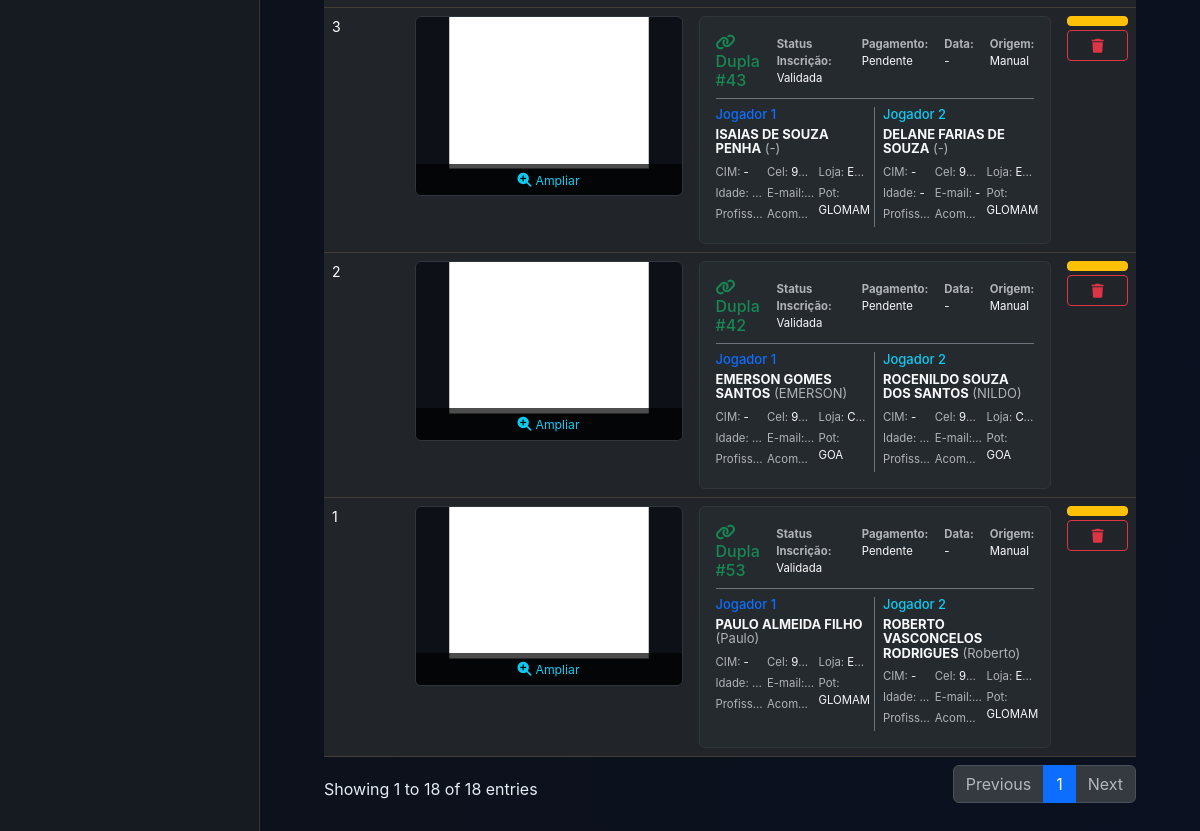
/fichas/ (lower part), run on an earlier commit of the app's database.
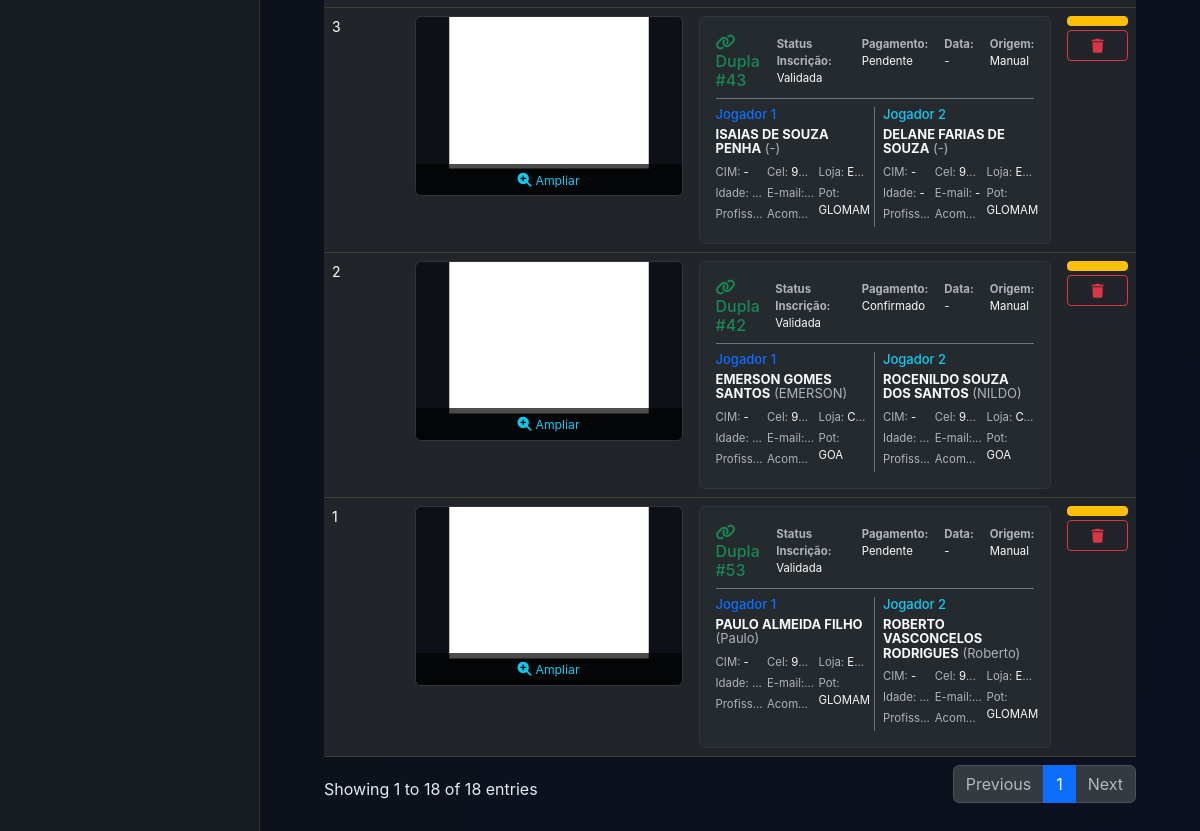
And on a later commit of the database.
### dashboard/models.py (models this page shows, shortened)
class FichaInscricao(models.Model):
    arquivo = models.FileField('Ficha Digitalizada', upload_to=upload_ficha_path)
    data_upload = models.DateTimeField(auto_now_add=True)

class Dupla(models.Model):
    STATUS_CHOICES = [
        ('Pendente', 'Pendente'),
        ('Confirmado', 'Confirmado'),
    ]
    STATUS_INSCRICAO_CHOICES = [
        ('Pendente', 'Pendente'),
        ('Validada', 'Validada'),
        ('Inscrita', 'Inscrita'),
        ('Cancelada', 'Cancelada'),
        ('Teste', 'Teste'),
        ('Impugnada', 'Impugnada'),
        ('Eliminada', 'Eliminada'),
    ]
    status_inscricao = models.CharField(
        'Status da Inscrição',
        max_length=20,
        choices=STATUS_INSCRICAO_CHOICES,
        default='Pendente'
    )
    purgado = models.BooleanField('Registro Purgado?', default=False, help_text='Marcado quando o usuário deleta a inscrição na UI')
    origem = models.CharField(
        'Origem da Inscrição',
        max_length=50,
        choices=[('Eletrônico', 'Eletrônico (Google Forms)'), ('Manual', 'Ficha Manual (Física)')],
        default='Eletrônico'
    )
    data_hora = models.CharField('Data da Inscrição', max_length=100, blank=True, null=True)
    nome_jogador1 = models.CharField(max_length=200, verbose_name="Nome J1")
    apelido_jogador1 = models.CharField(max_length=100, blank=True, null=True, verbose_name="Apelido J1")
    cim_jogador1 = models.CharField(max_length=50, blank=True, null=True, verbose_name="CIM J1")
    idade_jogador1 = models.PositiveIntegerField('Idade J1', blank=True, null=True)
    profissao_jogador1 = models.CharField('Profissão J1', max_length=150, blank=True, null=True)
    telefone_jogador1 = models.CharField('Telefone J1', max_length=20, blank=True, null=True)
    email_jogador1 = models.EmailField('E-mail J1', blank=True, null=True)
    potencia_jogador1 = models.ForeignKey('Potencia', on_delete=models.SET_NULL, null=True, blank=True, related_name='jogadores1')
    loja_jogador1 = models.CharField('Loja Jogador 1', max_length=200, blank=True, null=True)
    nome_jogador2 = models.CharField('Nome Jogador 2', max_length=200, blank=True, null=True)
    apelido_jogador2 = models.CharField('Apelido J2', max_length=100, blank=True, null=True)
    cim_jogador2 = models.CharField(max_length=50, blank=True, null=True, verbose_name="CIM J2")
    idade_jogador2 = models.PositiveIntegerField('Idade J2', blank=True, null=True)
    profissao_jogador2 = models.CharField('Profissão J2', max_length=150, blank=True, null=True)
    telefone_jogador2 = models.CharField('Telefone J2', max_length=20, blank=True, null=True)
    email_jogador2 = models.EmailField('E-mail J2', blank=True, null=True)
    potencia_jogador2 = models.ForeignKey('Potencia', on_delete=models.SET_NULL, null=True, blank=True, related_name='jogadores2')
    loja_jogador2 = models.CharField('Loja Jogador 2', max_length=200, blank=True, null=True)
    acompanhantes_j1_adultos = models.PositiveIntegerField('Adultos J1', default=0)
    acompanhantes_j1_criancas = models.PositiveIntegerField('Crianças J1', default=0)
    acompanhantes_j2_adultos = models.PositiveIntegerField('Adultos J2', default=0)
    acompanhantes_j2_criancas = models.PositiveIntegerField('Crianças J2', default=0)
    status_pagamento = models.CharField(
        'Status do Pagamento',
        max_length=50,
        choices=STATUS_CHOICES,
        default='Pendente'
    )
    comprovante = models.OneToOneField('Comprovante', on_delete=models.SET_NULL, null=True, blank=True, related_name='dupla')
    ficha_inscricao = models.OneToOneField('FichaInscricao', on_delete=models.SET_NULL, null=True, blank=True, related_name='dupla')
    class Meta:
        verbose_name = 'Dupla'
        verbose_name_plural = 'Duplas'
        unique_together = ('nome_jogador1', 'nome_jogador2', 'data_hora')

class Potencia(models.Model):
    nome_completo = models.CharField('Nome Completo', max_length=200, unique=True)
    sigla = models.CharField('Sigla', max_length=50, unique=True)
    meta_inscricoes = models.PositiveIntegerField('Meta de Inscrições', default=0)
    class Meta:
        verbose_name = 'Potência'
        verbose_name_plural = 'Potências'
    def __str__(self):
        return self.sigla

### dashboard/views.py (the view)
# urls.py: path('fichas/', views.gestao_fichas, name='gestao_fichas'),
def gestao_fichas(request):
    from .models import FichaInscricao, Potencia
    fichas = FichaInscricao.objects.all().order_by('-id')
    potencias = Potencia.objects.all()
    return render(request, 'gestao_fichas.html', {'fichas': fichas, 'potencias': potencias})

### templates/gestao_fichas.html (shortened to what the changed rows need)
{% load static %}
<!DOCTYPE html>
<html lang="pt-BR" data-bs-theme="dark">
<head>
    <link href="https://cdn.jsdelivr.net/npm/bootstrap@5.3.2/dist/css/bootstrap.min.css" rel="stylesheet">
    <link rel="stylesheet" href="https://cdnjs.cloudflare.com/ajax/libs/font-awesome/6.4.0/css/all.min.css">
    <link rel="stylesheet" href="https://cdn.datatables.net/1.13.6/css/dataTables.bootstrap5.min.css">
    <link rel="stylesheet" href="{% static 'css/style.css' %}">
</head>
<body>
<div class="dashboard-container">
    <main class="main-content" style="height: 100vh; overflow-y: auto;">
        <div class="container-fluid px-4 py-4">
            <div class="gestao-card p-0 overflow-hidden">
                <div class="table-responsive">
                    <table class="table gestao-table mb-0" id="fichasTable">
                        <tbody>
                            {% for f in fichas %}
                            <tr>
                                <td style="vertical-align: top; width: 1%; white-space: nowrap;">{{ f.id }}</td>
                                <td style="width: 250px;">
                                    {% if f.arquivo %}
                                        <div style="position: relative; width: 100%; height: 180px; border: 1px solid #30363d; border-radius: 6px; overflow: hidden; background: #0d1117; display: flex; align-items: center; justify-content: center; cursor: pointer;" onclick="abrirEdicaoFicha({{ f.id }}, '{% if f.dupla %}{{ f.dupla.id }}{% endif %}', '{% if f.arquivo %}{{ f.arquivo.url }}{% endif %}')">
                                            <iframe src="{{ f.arquivo.url }}#toolbar=0&navpanes=0&scrollbar=0&view=FitH" style="width: 100%; height: 250px; border: none; transform: scale(0.75); transform-origin: top center; pointer-events: none;" scrolling="no"></iframe>
                                            <div style="position: absolute; bottom: 0; width: 100%; background: rgba(0,0,0,0.7); text-align: center; padding: 5px;">
                                                <i class="fa-solid fa-magnifying-glass-plus text-info"></i> <small class="text-info">Ampliar</small>
                                            </div>
                                        </div>
                                    {% else %}
                                        <span class="badge bg-danger">Sem Arquivo</span>
                                    {% endif %}
                                </td>
                                <td style="vertical-align: top;">
                                    {% if f.dupla %}
                                        <div class="p-3" style="background: rgba(48, 54, 61, 0.3); border: 1px solid #30363d; border-radius: 6px; font-size: 13px;">
                                            <div class="d-flex justify-content-between align-items-center mb-2 pb-2 border-bottom border-secondary">
                                                <h6 class="text-success mb-0"><i class="fa-solid fa-link"></i> Dupla #{{ f.dupla.numero|default:f.dupla.id }}</h6>
                                                <div class="d-flex gap-3 small text-muted">
                                                    <div><strong>Status Inscrição:</strong> <span class="text-light">{{ f.dupla.status_inscricao|default:"-" }}</span></div>
                                                    <div><strong>Pagamento:</strong> <span class="text-light">{{ f.dupla.status_pagamento|default:"-" }}</span></div>
                                                    <div><strong>Data:</strong> <span class="text-light">{{ f.dupla.data_hora|default:"-" }}</span></div>
                                                    <div><strong>Origem:</strong> <span class="text-light">{{ f.dupla.origem|default:"-" }}</span></div>
                                                </div>
                                            </div>
                                            <div class="row g-2 text-muted">
                                                <div class="col-6 border-end border-secondary pe-2">
                                                    <h6 class="text-primary mb-1" style="font-size: 13px;">Jogador 1</h6>
                                                    <div class="mb-1 text-light" style="line-height: 1.1;"><strong>{{ f.dupla.nome_jogador1|default:"-" }}</strong> <span class="text-muted">({{ f.dupla.apelido_jogador1|default:"-" }})</span></div>
                                                    <div class="row g-1 mt-1">
                                                        <div class="col-4">
                                                            <div class="small mb-1 text-nowrap overflow-hidden text-truncate" title="CIM">CIM: <span class="text-light">{{ f.dupla.cim_jogador1|default:"-" }}</span></div>
                                                            <div class="small mb-1 text-nowrap overflow-hidden text-truncate" title="Idade">Idade: <span class="text-light">{{ f.dupla.idade_jogador1|default:"-" }}</span></div>
                                                            <div class="small mb-1 text-nowrap overflow-hidden text-truncate" title="Profissão">Profissão: <span class="text-light">{{ f.dupla.profissao_jogador1|default:"-" }}</span></div>
                                                        </div>
                                                        <div class="col-4">
                                                            <div class="small mb-1 text-nowrap overflow-hidden text-truncate" title="Telefone">Cel: <span class="text-light">{{ f.dupla.telefone_jogador1|default:"-" }}</span></div>
                                                            <div class="small mb-1 text-nowrap overflow-hidden text-truncate" title="E-mail">E-mail: <span class="text-light">{{ f.dupla.email_jogador1|default:"-" }}</span></div>
                                                            <div class="small mb-1 text-nowrap overflow-hidden text-truncate" title="Acompanhantes">Acomp: <span class="text-light"></span></div>
                                                        </div>
                                                        <div class="col-4">
                                                            <div class="small mb-1 text-nowrap overflow-hidden text-truncate" title="Loja">Loja: <span class="text-light">{{ f.dupla.loja_jogador1|default:"-" }}</span></div>
                                                            <div class="small mb-1" title="Potência">Pot: <span class="text-light" style="white-space: normal; line-height: 1;">{{ f.dupla.potencia_jogador1|default:"-" }}</span></div>
                                                        </div>
                                                    </div>
                                                </div>
                                                <div class="col-6 ps-2">
                                                    <h6 class="text-info mb-1" style="font-size: 13px;">Jogador 2</h6>
                                                    <div class="mb-1 text-light" style="line-height: 1.1;"><strong>{{ f.dupla.nome_jogador2|default:"-" }}</strong> <span class="text-muted">({{ f.dupla.apelido_jogador2|default:"-" }})</span></div>
                                                    <div class="row g-1 mt-1">
                                                        <div class="col-4">
                                                            <div class="small mb-1 text-nowrap overflow-hidden text-truncate" title="CIM">CIM: <span class="text-light">{{ f.dupla.cim_jogador2|default:"-" }}</span></div>
                                                            <div class="small mb-1 text-nowrap overflow-hidden text-truncate" title="Idade">Idade: <span class="text-light">{{ f.dupla.idade_jogador2|default:"-" }}</span></div>
                                                            <div class="small mb-1 text-nowrap overflow-hidden text-truncate" title="Profissão">Profissão: <span class="text-light">{{ f.dupla.profissao_jogador2|default:"-" }}</span></div>
                                                        </div>
                                                        <div class="col-4">
                                                            <div class="small mb-1 text-nowrap overflow-hidden text-truncate" title="Telefone">Cel: <span class="text-light">{{ f.dupla.telefone_jogador2|default:"-" }}</span></div>
                                                            <div class="small mb-1 text-nowrap overflow-hidden text-truncate" title="E-mail">E-mail: <span class="text-light">{{ f.dupla.email_jogador2|default:"-" }}</span></div>
                                                            <div class="small mb-1 text-nowrap overflow-hidden text-truncate" title="Acompanhantes">Acomp: <span class="text-light"></span></div>
                                                        </div>
                                                        <div class="col-4">
                                                            <div class="small mb-1 text-nowrap overflow-hidden text-truncate" title="Loja">Loja: <span class="text-light">{{ f.dupla.loja_jogador2|default:"-" }}</span></div>
                                                            <div class="small mb-1" title="Potência">Pot: <span class="text-light" style="white-space: normal; line-height: 1;">{{ f.dupla.potencia_jogador2|default:"-" }}</span></div>
                                                        </div>
                                                    </div>
                                                </div>
                                            </div>
                                        </div>
                                    {% endif %}
                                </td>
                                <td style="vertical-align: top; width: 1%; white-space: nowrap;">
                                    <div class="d-flex flex-column gap-1">
                                        <button class="btn btn-sm btn-warning text-dark" title="Editar" onclick="abrirEdicaoFicha({{ f.id }}, '{% if f.dupla %}{{ f.dupla.id }}{% endif %}', '{% if f.arquivo %}{{ f.arquivo.url }}{% endif %}')">
                                        </button>
                                        <button class="btn btn-sm btn-outline-danger" title="Deletar">
                                            <i class="fa-solid fa-trash"></i>
                                        </button>
                                    </div>
                                </td>
                            </tr>
                            {% endfor %}
                        </tbody>
                    </table>
                </div>
            </div>
        </div>
    </main>
</div>
</body>
</html>

What changed in the data, as far as the page shows it:
changed FichaInscricao "EMERSON GOMES SANTOS": dupla.status_pagamento "Pendente" → "Confirmado"
